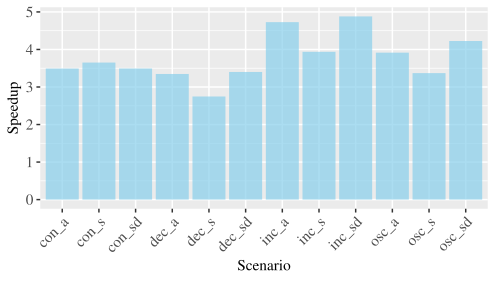

Write R code to recreate this figure.
library(ggplot2)
library(reshape2)
library(gtable)
library(scales)

reader <- read.csv2("/home/vinicius/PIPEL2/resultados/graficosr/aaaa.csv", sep=";")


#ggplot(reader, aes(x=Scenario,y=Speedup)) + geom_boxplot()

# create dummy data
#data <- data.frame(  name=letters[1:5],  value=sample(seq(4,15),5),  sd=c(1,0.2,3,2,4))

ggplot(reader) +
  geom_bar( aes(x=Scenario, y=Speedup), stat="identity", fill="skyblue", alpha=0.7) +
  #geom_errorbar( aes(x=Scenario, ymin=Speedup-sd, ymax=Speedup+sd), width=0.4, colour="black", alpha=0.9, size=0.5)+
  theme(text=element_text(family="Times"),axis.text.x=element_text(size=11,angle = 45, hjust = 1),axis.text.y=element_text(size=11) 
